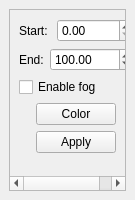
<?xml version="1.0" encoding="UTF-8"?>
<ui version="4.0">
 <class>CSetupFog</class>
 <widget class="QDockWidget" name="CSetupFog">
  <property name="geometry">
   <rect>
    <x>0</x>
    <y>0</y>
    <width>135</width>
    <height>200</height>
   </rect>
  </property>
  <property name="minimumSize">
   <size>
    <width>135</width>
    <height>200</height>
   </size>
  </property>
  <property name="features">
   <set>QDockWidget::AllDockWidgetFeatures</set>
  </property>
  <property name="windowTitle">
   <string>Setup fog</string>
  </property>
  <widget class="QWidget" name="dockWidgetContents">
   <layout class="QGridLayout" name="gridLayout">
    <item row="0" column="0">
     <widget class="QScrollArea" name="scrollArea">
      <property name="widgetResizable">
       <bool>true</bool>
      </property>
      <widget class="QWidget" name="scrollAreaWidgetContents">
       <property name="geometry">
        <rect>
         <x>0</x>
         <y>0</y>
         <width>115</width>
         <height>159</height>
        </rect>
       </property>
       <layout class="QGridLayout" name="gridLayout_2">
        <item row="0" column="0">
         <layout class="QHBoxLayout" name="horizontalLayout">
          <item>
           <widget class="QLabel" name="startLabel">
            <property name="text">
             <string>Start:</string>
            </property>
           </widget>
          </item>
          <item>
           <spacer name="horizontalSpacer">
            <property name="orientation">
             <enum>Qt::Horizontal</enum>
            </property>
            <property name="sizeHint" stdset="0">
             <size>
              <width>40</width>
              <height>20</height>
             </size>
            </property>
           </spacer>
          </item>
          <item>
           <widget class="QDoubleSpinBox" name="startDoubleSpinBox">
            <property name="sizePolicy">
             <sizepolicy hsizetype="Expanding" vsizetype="Fixed">
              <horstretch>0</horstretch>
              <verstretch>0</verstretch>
             </sizepolicy>
            </property>
            <property name="maximum">
             <double>10000.000000000000000</double>
            </property>
           </widget>
          </item>
         </layout>
        </item>
        <item row="1" column="0">
         <layout class="QHBoxLayout" name="horizontalLayout_2">
          <item>
           <widget class="QLabel" name="endLabel">
            <property name="text">
             <string>End:</string>
            </property>
           </widget>
          </item>
          <item>
           <spacer name="horizontalSpacer_2">
            <property name="orientation">
             <enum>Qt::Horizontal</enum>
            </property>
            <property name="sizeHint" stdset="0">
             <size>
              <width>40</width>
              <height>20</height>
             </size>
            </property>
           </spacer>
          </item>
          <item>
           <widget class="QDoubleSpinBox" name="endDoubleSpinBox">
            <property name="sizePolicy">
             <sizepolicy hsizetype="Expanding" vsizetype="Fixed">
              <horstretch>0</horstretch>
              <verstretch>0</verstretch>
             </sizepolicy>
            </property>
            <property name="decimals">
             <number>2</number>
            </property>
            <property name="maximum">
             <double>100000.000000000000000</double>
            </property>
            <property name="value">
             <double>100.000000000000000</double>
            </property>
           </widget>
          </item>
         </layout>
        </item>
        <item row="2" column="0">
         <widget class="QCheckBox" name="enableFogCheckBox">
          <property name="text">
           <string>Enable fog</string>
          </property>
         </widget>
        </item>
        <item row="3" column="0">
         <layout class="QHBoxLayout" name="horizontalLayout_4">
          <item>
           <spacer name="horizontalSpacer_5">
            <property name="orientation">
             <enum>Qt::Horizontal</enum>
            </property>
            <property name="sizeHint" stdset="0">
             <size>
              <width>40</width>
              <height>20</height>
             </size>
            </property>
           </spacer>
          </item>
          <item>
           <widget class="QPushButton" name="colorPushButton">
            <property name="text">
             <string>Color</string>
            </property>
           </widget>
          </item>
          <item>
           <spacer name="horizontalSpacer_6">
            <property name="orientation">
             <enum>Qt::Horizontal</enum>
            </property>
            <property name="sizeHint" stdset="0">
             <size>
              <width>40</width>
              <height>20</height>
             </size>
            </property>
           </spacer>
          </item>
         </layout>
        </item>
        <item row="4" column="0">
         <layout class="QHBoxLayout" name="horizontalLayout_3">
          <item>
           <spacer name="horizontalSpacer_3">
            <property name="orientation">
             <enum>Qt::Horizontal</enum>
            </property>
            <property name="sizeHint" stdset="0">
             <size>
              <width>40</width>
              <height>20</height>
             </size>
            </property>
           </spacer>
          </item>
          <item>
           <widget class="QPushButton" name="applyPushButton">
            <property name="text">
             <string>Apply</string>
            </property>
           </widget>
          </item>
          <item>
           <spacer name="horizontalSpacer_4">
            <property name="orientation">
             <enum>Qt::Horizontal</enum>
            </property>
            <property name="sizeHint" stdset="0">
             <size>
              <width>40</width>
              <height>20</height>
             </size>
            </property>
           </spacer>
          </item>
         </layout>
        </item>
        <item row="5" column="0">
         <spacer name="verticalSpacer">
          <property name="orientation">
           <enum>Qt::Vertical</enum>
          </property>
          <property name="sizeHint" stdset="0">
           <size>
            <width>17</width>
            <height>62</height>
           </size>
          </property>
         </spacer>
        </item>
       </layout>
      </widget>
     </widget>
    </item>
   </layout>
  </widget>
 </widget>
 <resources/>
 <connections>
  <connection>
   <sender>enableFogCheckBox</sender>
   <signal>toggled(bool)</signal>
   <receiver>applyPushButton</receiver>
   <slot>click()</slot>
   <hints>
    <hint type="sourcelabel">
     <x>24</x>
     <y>103</y>
    </hint>
    <hint type="destinationlabel">
     <x>106</x>
     <y>164</y>
    </hint>
   </hints>
  </connection>
 </connections>
</ui>
